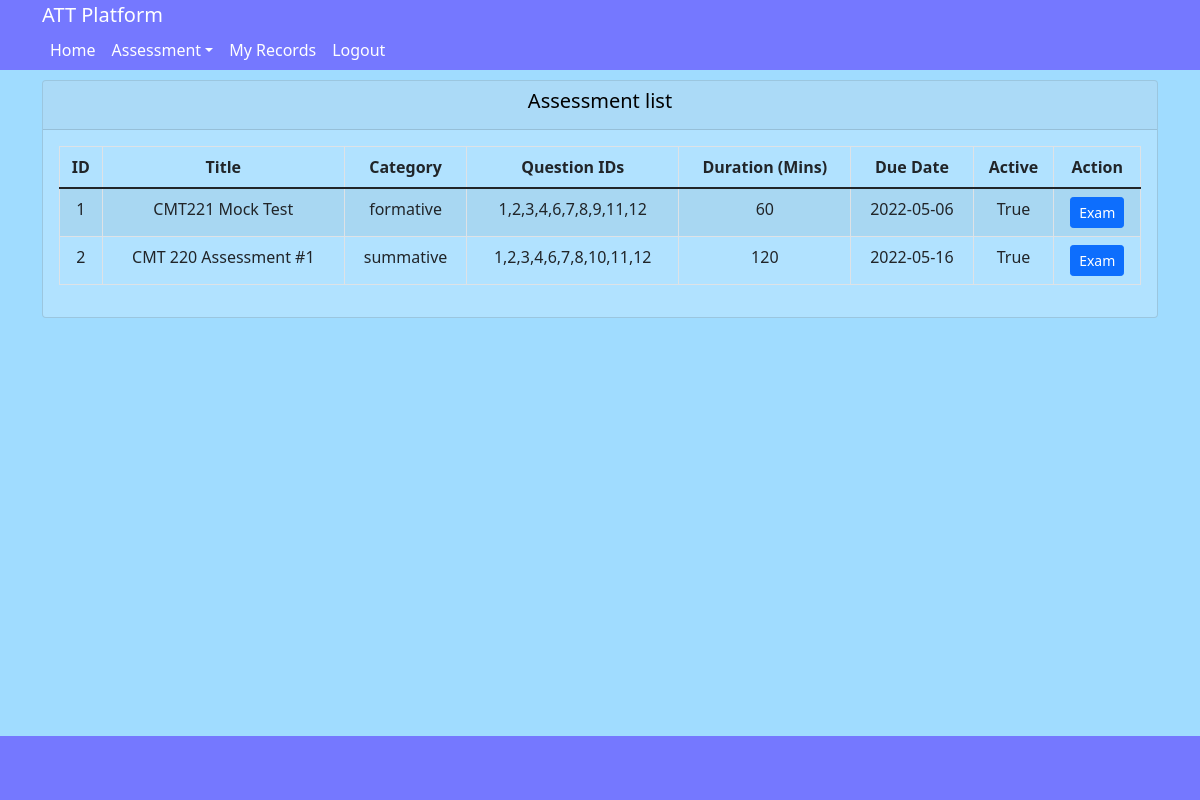
The page /assessments (signed in) on the database its author committed.
### models.py (models this page shows)
class Assessment(db.Model):
    __tablename__='assessment'
    id = db.Column(db.Integer, primary_key=True, autoincrement = True)
    title =  db.Column(db.String(200))
    question_ids = db.Column(db.String(100))
    category =  db.Column(db.String(20)) # Formative (multiple times), Summative (only  once)
    duration_time = db.Column(db.Integer, default= 40)
    due_time = db.Column(db.String(20))
    activate = db.Column(db.Boolean, default=True)
    create_dt = db.Column(db.DateTime, default=datetime.now)

### app.py (the view)
@app.route('/assessments')
@require_login
def assessments():
    assessments_query = Assessment.query
    category = request.args.get('category')
    if category in ['formative', 'summative']:
        assessments = assessments_query.filter_by(category = category).all()
    else:
        assessments = assessments_query.all()
    return render_template('assessments.html', assessments=assessments)

### utils.py (called while the page is built)
def require_login(func):
    @wraps(func)
    def inner_func(*args, **kwargs):
        if not 'username' in session:
            flash('Please login it firslty!', 'danger')
            return redirect(url_for('login'))
        return func(*args, **kwargs)
    return inner_func

### templates/assessments.html (shortened to what this page needs)
{% extends "layout.html" %}
{% block content %}
<div class="row">
	<div class="col-12">
		<div class="card">
			<div class="card-header">
				<h5 class="card-title text-center">Assessment list</h5>
			</div>
			<div class="card-body">
				{% if assessments %}
				<table class="table table-striped table-bordered table-inverse tbresult" cellpadding="0" cellspacing="0">
					<thead class="thead-inverse">
						<tr class="text-center">
							<th>ID</th>
							<th>Title</th>
							<th>Category</th>
							<th>Question IDs</th>
							<th>Duration (Mins) </th>
							<th>Due Date</th>
							<th>Active</th>
							{% if session.get('role') == 'student' %}
							<th>Action</th>
							{% endif %}
						</tr>
					</thead>
					<tbody>
							{% for item in assessments %}
							<tr class="text-center">
								<td>{{ loop.index }}</td>
								<td>{{ item.title }}</td>
								<td>{{ item.category }}</td>
								<td>{{ item.question_ids }}</td>
								<td>{{ item.duration_time }}</td>
								<td>{{ item.due_time }}</td>
								<td>{{ item.activate }}</td>
								{% if session.get('role') == 'student' %}
								<td><a class="btn btn-sm btn-primary" href="/examine/{{item.id}}" role="button"> Exam </a> </td>
								{% endif %}
							</tr>
							{% endfor %}
					</tbody>
				</table>
				{% else %}
				<p>No result return!</p>
				{% endif %}
			</div>
		</div>
	</div>
</div>
{% endblock %}

### static/css/main.css (style rules this page uses)
body { background: #a0dcff; color: #333333; margin-top: 5rem; }
h1, h2, h3, h4, h5, h6 { color:black; }
.card { background-color: #ffffff2e !important; }

### rows shown on the page
Assessment: title "CMT221 Mock Test", category "formative", question_ids "1,2,3,4,6,7,8,9,11,12", duration_time "60", due_time "2022-05-06", activate "True"
Assessment: title "CMT 220 Assessment #1", category "summative", question_ids "1,2,3,4,6,7,8,10,11,12", duration_time "120", due_time "2022-05-16", activate "True"
